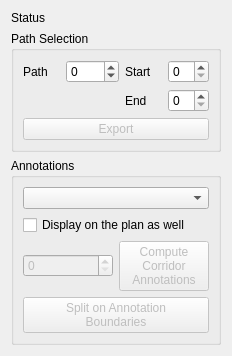
<?xml version="1.0" encoding="UTF-8"?>
<ui version="4.0">
 <class>Form</class>
 <widget class="QWidget" name="Form">
  <property name="geometry">
   <rect>
    <x>0</x>
    <y>0</y>
    <width>232</width>
    <height>335</height>
   </rect>
  </property>
  <property name="sizePolicy">
   <sizepolicy hsizetype="Preferred" vsizetype="Expanding">
    <horstretch>0</horstretch>
    <verstretch>0</verstretch>
   </sizepolicy>
  </property>
  <property name="windowTitle">
   <string>Form</string>
  </property>
  <layout class="QHBoxLayout" name="horizontalLayout">
   <item>
    <layout class="QVBoxLayout" name="verticalLayout">
     <item>
      <widget class="QLabel" name="status">
       <property name="text">
        <string>Status</string>
       </property>
      </widget>
     </item>
     <item>
      <widget class="QGroupBox" name="grpPath">
       <property name="title">
        <string>Path Selection</string>
       </property>
       <layout class="QGridLayout" name="gridLayout">
        <item row="0" column="0">
         <widget class="QLabel" name="label">
          <property name="text">
           <string>Path</string>
          </property>
         </widget>
        </item>
        <item row="0" column="1">
         <widget class="QSpinBox" name="pathIdx">
          <property name="specialValueText">
           <string>None</string>
          </property>
          <property name="minimum">
           <number>-1</number>
          </property>
         </widget>
        </item>
        <item row="0" column="2">
         <widget class="QLabel" name="label_3">
          <property name="text">
           <string>Start</string>
          </property>
         </widget>
        </item>
        <item row="0" column="3">
         <widget class="QSpinBox" name="startIdx"/>
        </item>
        <item row="1" column="2">
         <widget class="QLabel" name="label_2">
          <property name="text">
           <string>End</string>
          </property>
         </widget>
        </item>
        <item row="1" column="3">
         <widget class="QSpinBox" name="endIdx"/>
        </item>
        <item row="2" column="0" colspan="4">
         <widget class="QPushButton" name="btnExport">
          <property name="enabled">
           <bool>false</bool>
          </property>
          <property name="text">
           <string>Export</string>
          </property>
          <property name="checkable">
           <bool>false</bool>
          </property>
         </widget>
        </item>
       </layout>
      </widget>
     </item>
     <item>
      <widget class="QGroupBox" name="grpAnnotations">
       <property name="title">
        <string>Annotations</string>
       </property>
       <layout class="QGridLayout" name="gridLayout_2">
        <item row="0" column="0" colspan="2">
         <widget class="QComboBox" name="lstSymbol"/>
        </item>
        <item row="1" column="0" colspan="2">
         <widget class="QCheckBox" name="btnAnnotationOnPlan">
          <property name="text">
           <string>Display on the plan as well</string>
          </property>
          <property name="checked">
           <bool>false</bool>
          </property>
         </widget>
        </item>
        <item row="2" column="0">
         <widget class="QSpinBox" name="annotateSymbolIdx">
          <property name="enabled">
           <bool>false</bool>
          </property>
         </widget>
        </item>
        <item row="2" column="1">
         <widget class="QPushButton" name="btnAnnotateCorridor">
          <property name="enabled">
           <bool>false</bool>
          </property>
          <property name="text">
           <string>Compute
Corridor
Annotations</string>
          </property>
         </widget>
        </item>
        <item row="3" column="0" colspan="2">
         <widget class="QPushButton" name="btnSplit">
          <property name="enabled">
           <bool>false</bool>
          </property>
          <property name="text">
           <string>Split on Annotation
Boundaries</string>
          </property>
          <property name="checkable">
           <bool>true</bool>
          </property>
         </widget>
        </item>
       </layout>
      </widget>
     </item>
    </layout>
   </item>
  </layout>
 </widget>
 <resources/>
 <connections/>
</ui>
